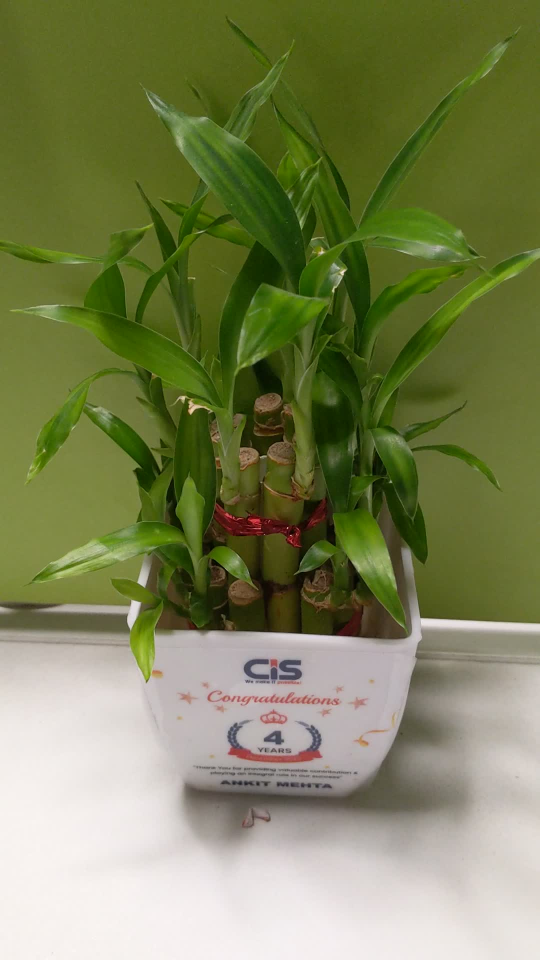
#> input picture data/raw/bamboo_0001.jpg, 1080 x 1920 px (shown at 1/2 size); its folder holds 4 pictures in this run
$ python resize_images.py
#> lines starting #> are read from the running program, lines starting #| are printed output that depends on the picture
import os
import glob
import cv2

if __name__ == "__main__":
    import argparse

    parser = argparse.ArgumentParser(
        description="Resize raw images to uniformed target size."
    )
    parser.add_argument(
        "--raw-dir",
        help="Directory path to raw images.",
        default="./data/raw",
        type=str,
    )
    parser.add_argument(
        "--save-dir",
        help="Directory path to save resized images.",
        default="./data/images",
        type=str,
    )
    parser.add_argument(
        "--ext", help="Raw image files extension to resize.", default="jpg", type=str
    )
    parser.add_argument(
        "--target-size",
        help="Target size to resize as a tuple of 2 integers.",
        default="(800, 600)",
        type=str,
    )
    args = parser.parse_args()

    raw_dir = args.raw_dir
    save_dir = args.save_dir
    ext = args.ext
    target_size = eval(args.target_size)
    msg = "--target-size must be a tuple of 2 integers"
    assert isinstance(target_size, tuple) and len(target_size) == 2, msg
    fnames = glob.glob(os.path.join(raw_dir, "*.{}".format(ext)))
    os.makedirs(save_dir, True)
    print(
        "{} files to resize from directory `{}` to target size:{}".format(
            len(fnames), raw_dir, target_size
        )
    )
    for i, fname in enumerate(fnames):
        img = cv2.imread(fname)
#> img is the input picture: shape (1920, 1080, 3); mean B, G, R 86.3, 130.6, 123.7
        img_small = cv2.resize(img, target_size)
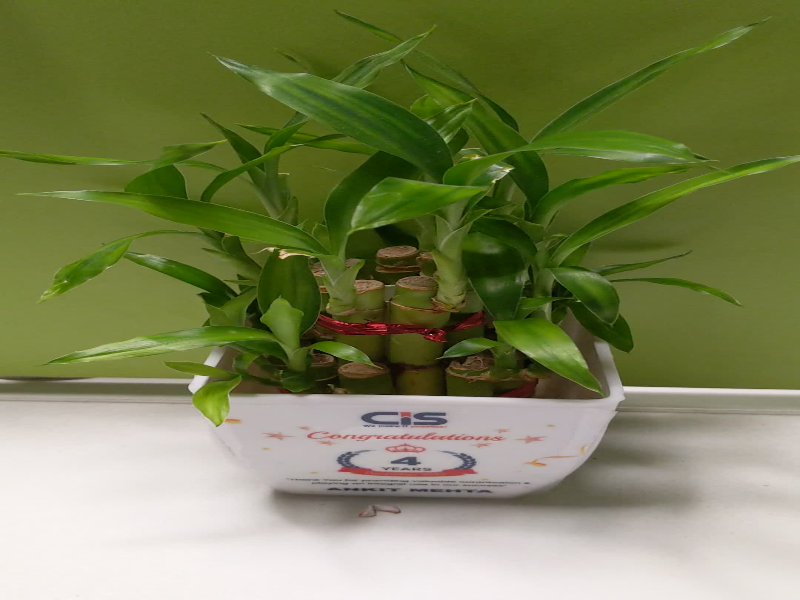
#> img_small: shape (600, 800, 3); mean B, G, R 86.3, 130.5, 123.7
        new_fname = "{}.{}".format(str(i), ext)
        small_fname = os.path.join(save_dir, new_fname)
        cv2.imwrite(small_fname, img_small)
#> pass 2 of the loop `for i, fname in enumerate(fnames):`:
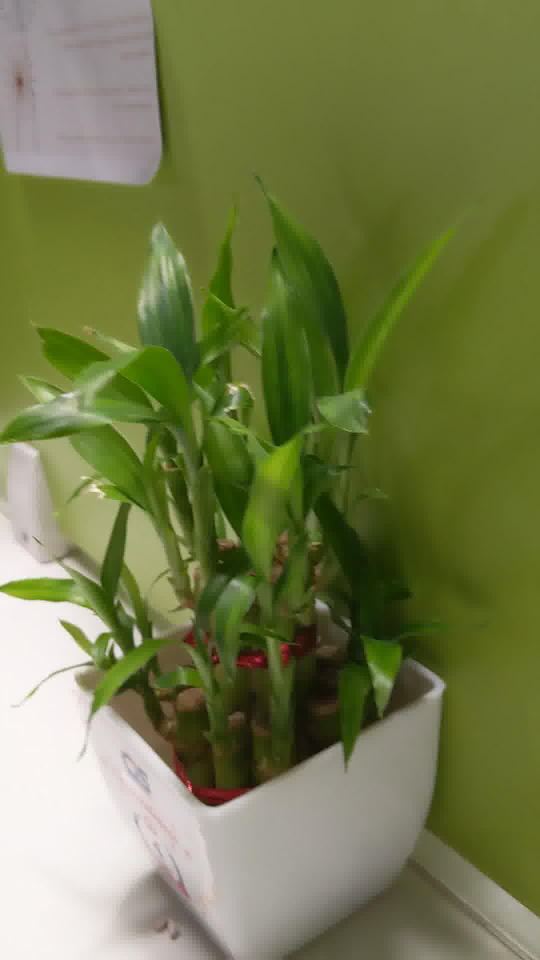
#> input picture data/raw/bamboo_0124.jpg, 1080 x 1920 px (shown at 1/2 size)
#> img is the input picture: shape (1920, 1080, 3); mean B, G, R 75.6, 123.2, 115.7
#> `img_small = cv2.resize(img, target_size)`:
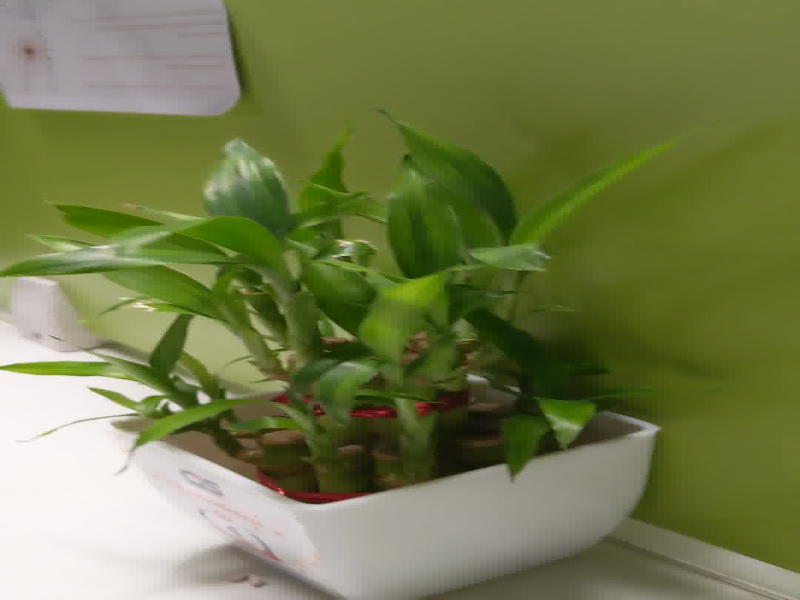
#> img_small: shape (600, 800, 3); mean B, G, R 75.6, 123.2, 115.7
#> pass 3 of the loop `for i, fname in enumerate(fnames):`:
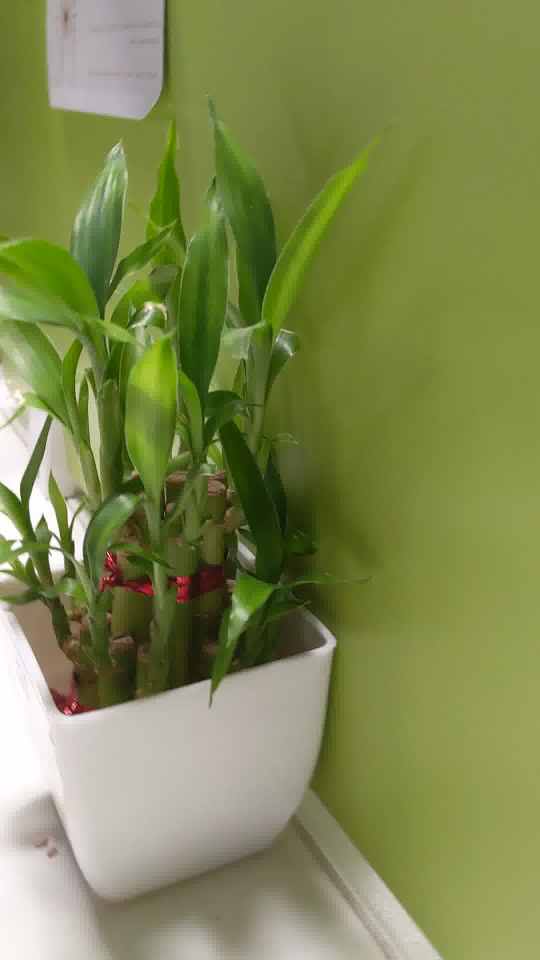
#> input picture data/raw/bamboo_0152.jpg, 1080 x 1920 px (shown at 1/2 size)
#> img is the input picture: shape (1920, 1080, 3); mean B, G, R 80.6, 136.2, 127.3
#> `img_small = cv2.resize(img, target_size)`:
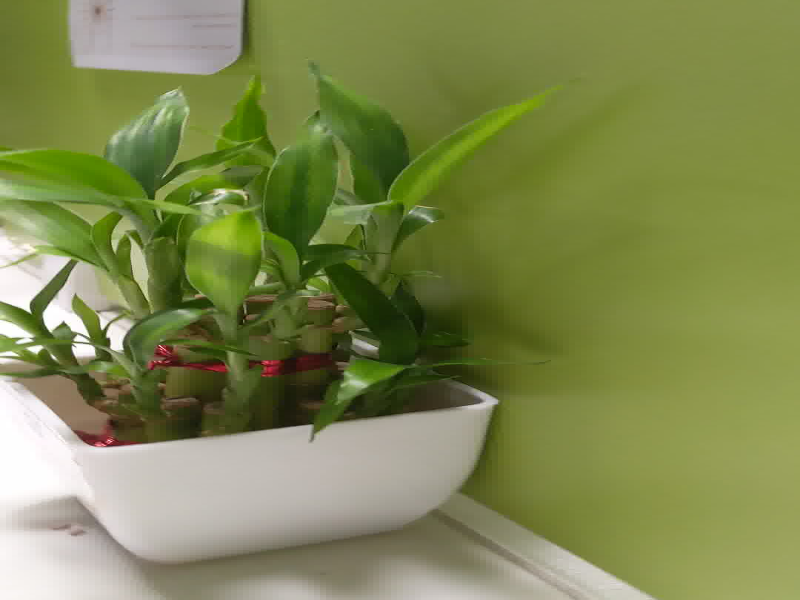
#> img_small: shape (600, 800, 3); mean B, G, R 80.6, 136.2, 127.3
#> the loop made 4 passes; the first 3 are shown
    print(
        "\nDone resizing {} files.\nSaved to directory: `{}`".format(
            len(fnames), save_dir
        )
    )
